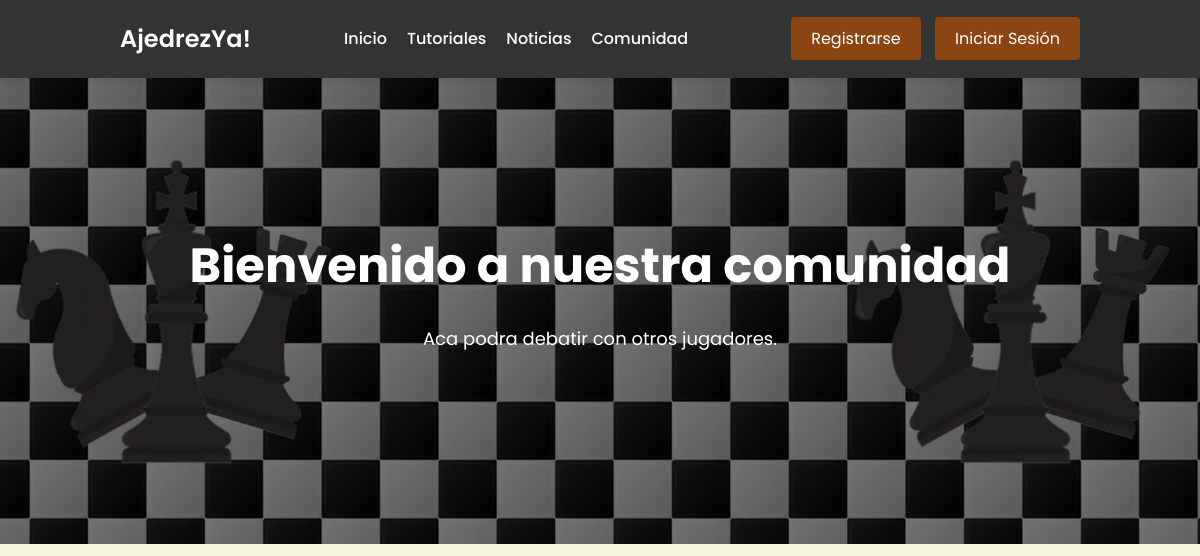
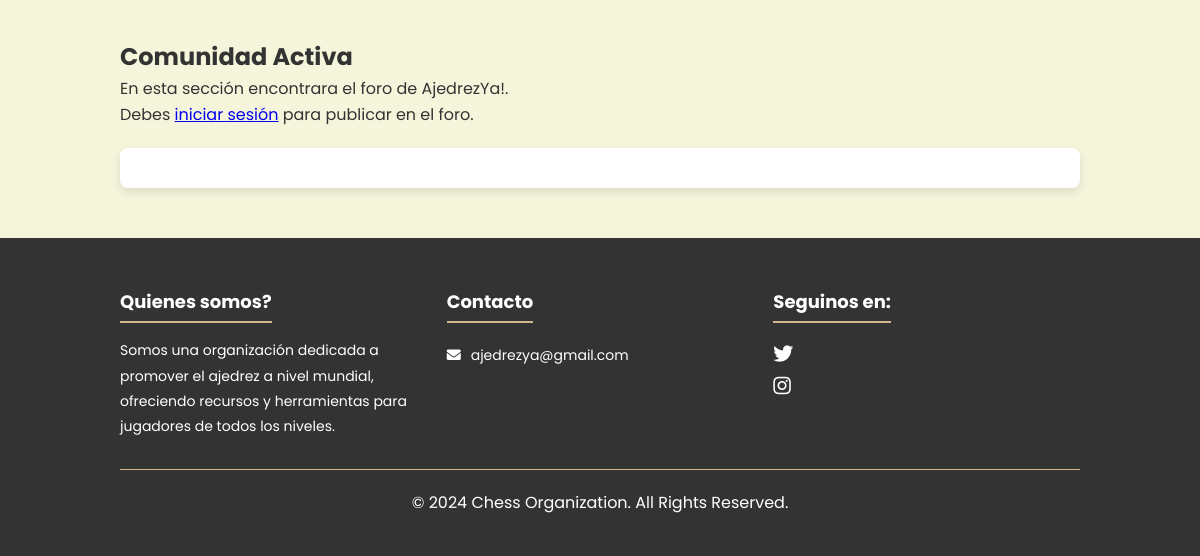
Before: /views/comunidad.php with the older database file (2 pictures, top to bottom).
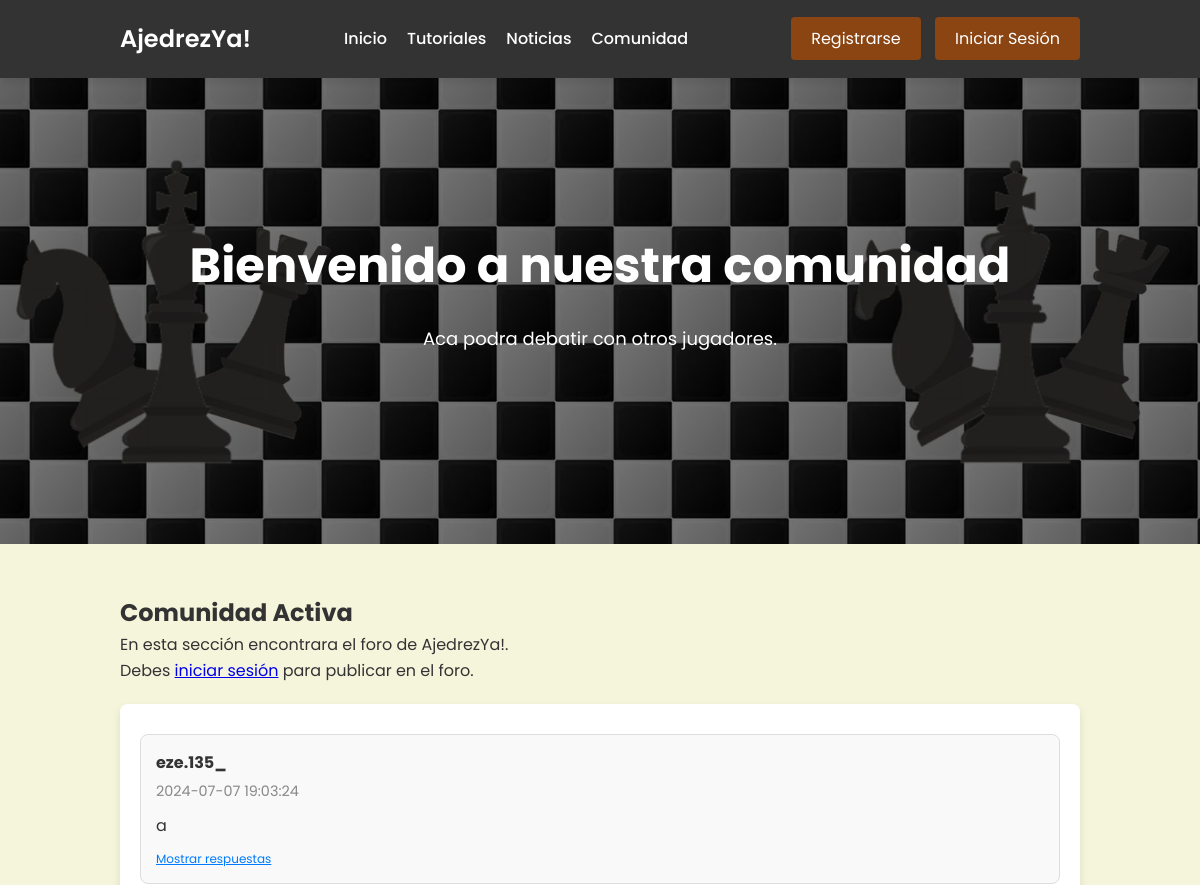
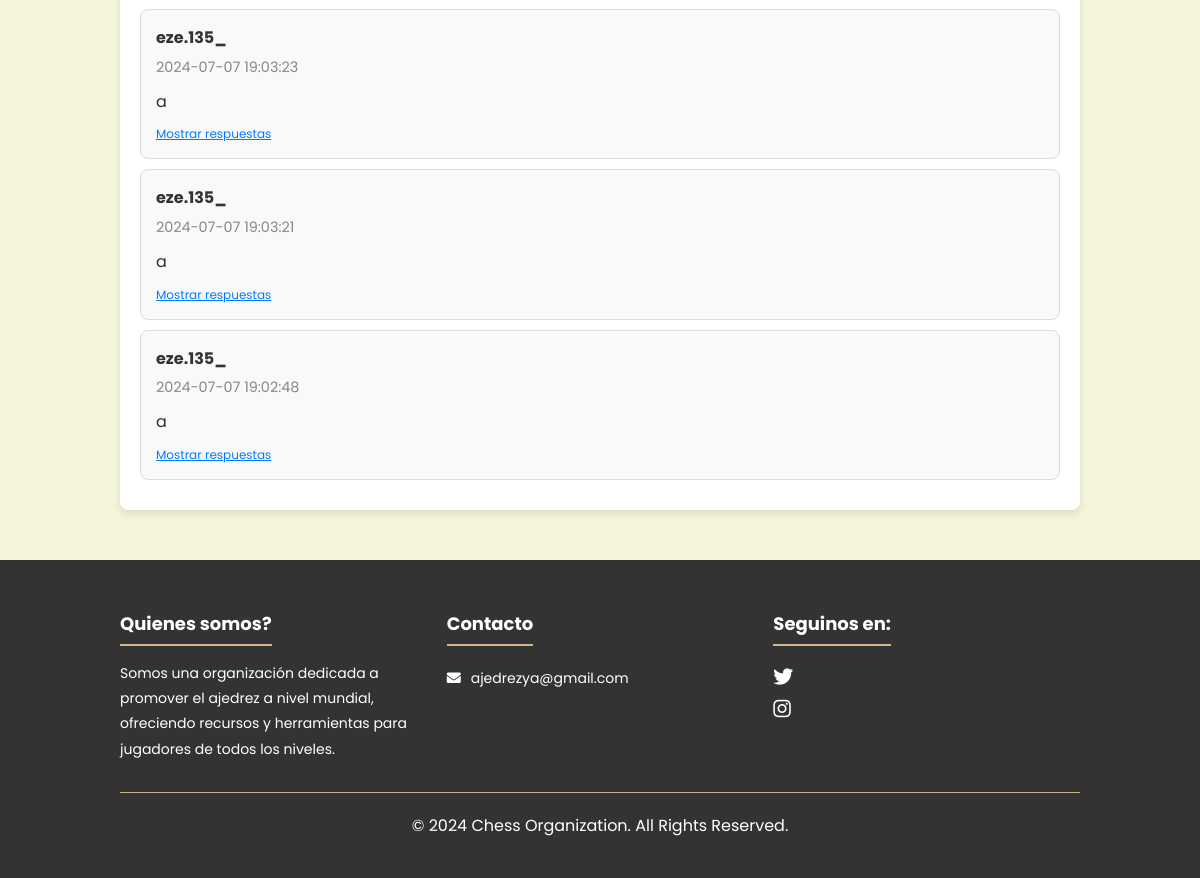
After: the same page with the newer database file (2 pictures, top to bottom).
### tables this page shows
CREATE TABLE `foro` (
  `id` int(11) NOT NULL,
  `usuario` varchar(255) DEFAULT NULL,
  `mensaje` text DEFAULT NULL,
  `fecha` timestamp NOT NULL DEFAULT current_timestamp(),
  `parent_id` int(11) DEFAULT NULL
);

### views/comunidad.php (the view, shortened to what this page needs)
<?php
include ('../includes/db.php');
?>
<!DOCTYPE html>
<html lang="es">
<head>
    <link rel="stylesheet" href="../css/home.css">
    <link rel="stylesheet" href="https://cdnjs.cloudflare.com/ajax/libs/font-awesome/5.15.4/css/all.min.css">
</head>
<body>
    <header>
        <div class="logo">AjedrezYa!</div>
        <nav>
            <ul>
                <li><a href="home.php">Inicio</a></li>
                <li><a href="tutoriales.php">Tutoriales</a></li>
                <li><a href="noticias.php">Noticias</a></li>
                <li><a href="comunidad.php">Comunidad</a></li>
            </ul>
        </nav>
        <?php if (!isset($_SESSION['username'])): ?>
            <div class="auth-buttons">
                <a href="register.php" class="auth-button">Registrarse</a>
                <a href="login.php" class="auth-button">Iniciar Sesión</a>
            </div>
        <?php else: ?>
            <div class="auth-buttons">
                <a href="../includes/logout.php" class="auth-button">Cerrar Sesión</a>
            </div>
        <?php endif; ?>
    </header>
    <main>
        <section class="hero">
            <div class="hero-content">
                <h1>Bienvenido a nuestra comunidad</h1>
                <p>Aca podra debatir con otros jugadores.</p>
            </div>
        </section>
        <section class="content">
            <h2>Comunidad Activa</h2>
            <p>En esta sección encontrara el foro de AjedrezYa!.</p>
            <?php if (isset($_SESSION['username'])): ?>
                <form method="post" action="">
                    <textarea name="mensaje" placeholder="Escribe tu mensaje aquí..." required></textarea>
                    <input type="hidden" name="parent_id" value="0">
                    <button type="submit">Publicar</button>
                </form>
            <?php else: ?>
                <p>Debes <a href="login.php">iniciar sesión</a> para publicar en el foro.</p>
            <?php endif; ?>
            <div class="foro-mensajes">
                <?php
                function displayMessages($parent_id = 0, $level = 0)
                {
                    global $conn;
                    $stmt = $conn->prepare("SELECT * FROM foro WHERE parent_id = ? ORDER BY fecha DESC");
                    $stmt->bind_param("i", $parent_id);
                    $stmt->execute();
                    $result = $stmt->get_result();
                    while ($row = $result->fetch_assoc()) {
                        echo "<div class='mensaje'>";
                        echo "<p class='usuario'>" . htmlspecialchars($row['usuario']) . "</p>";
                        echo "<p class='fecha'>" . $row['fecha'] . "</p>";
                        echo "<p class='contenido'>" . htmlspecialchars($row['mensaje']) . "</p>";
                        echo "<span class='mostrar-respuestas' onclick='toggleRespuestas(this)'>Mostrar respuestas</span>";
                        displayMessages($row['id'], $level + 1);
                        echo "</div>";
                    }
                }
                displayMessages();
                ?>
            </div>
        </section>
    </main>
    <footer>
        <div class="footer-content">
            <div class="footer-section footer-about">
                <h3>Quienes somos?</h3>
                <p>Somos una organización dedicada a promover el ajedrez a nivel mundial, ofreciendo recursos y
                    herramientas para jugadores de todos los niveles.</p>
            </div>
            <div class="footer-section footer-contact">
                <h3>Contacto</h3>
                <p><i class="fas fa-envelope"></i>ajedrezya@gmail.com</p>
            </div>
            <div class="footer-section footer-social">
                <h3>Seguinos en:</h3>
                <br>
                <a href="#"><i class="fab fa-twitter"></i></a>
                <br>
                <a href="#"><i class="fab fa-instagram"></i></a>
            </div>
        </div>
        <div class="footer-bottom">
            <p>&copy; 2024 Chess Organization. All Rights Reserved.</p>
        </div>
    </footer>
</body>
</html>

### css/home.css (style rules this page uses)
* { margin: 0; padding: 0; box-sizing: border-box; }
body { font-family: 'Poppins', sans-serif; line-height: 1.6; background-color: #f5f5dc; color: #333333; }
header { display: flex; justify-content: space-between; align-items: center; padding: 20px 10%; background-color: #333333; color: #ffffff; box-shadow: 0 4px 8px rgba(0, 0, 0, 0.1); position: sticky; top: 0; z-index: 1000; }
header .logo { font-size: 24px; font-weight: 600; }
header nav ul { list-style: none; display: flex; gap: 20px; }
header nav ul li a { color: #ffffff; text-decoration: none; font-weight: 500; transition: color 0.3s; }
header .auth-buttons a { margin-left: 10px; padding: 10px 20px; background-color: #8b4513; color: #ffffff; border: none; border-radius: 4px; cursor: pointer; text-decoration: none; transition: background-color 0.3s, transform 0.3s; }
.hero { background: url('../img/banner-ajedrez.jpg') no-repeat center center/cover; color: #ffffff; text-align: center; padding: 150px 10%; position: relative; }
.hero::before { content: ''; position: absolute; top: 0; left: 0; width: 100%; height: 100%; background-color: rgba(0, 0, 0, 0.5); z-index: 1; }
.hero .hero-content { position: relative; z-index: 2; }
.hero h1 { font-size: 48px; margin-bottom: 20px; animation: fadeInDown 1s ease-out; }
.hero p { font-size: 18px; margin-bottom: 40px; animation: fadeInUp 1s ease-out; }
section { padding: 50px 10%; }
footer { background-color: #333333; color: white; padding: 40px 10%; }
.footer-content { display: flex; flex-wrap: wrap; justify-content: space-between; gap: 20px; }
.footer-section { flex: 1 1 200px; margin: 10px 0; }
.footer-section h3 { margin-bottom: 15px; font-size: 18px; border-bottom: 2px solid #d2b48c; display: inline-block; padding-bottom: 5px; }
.footer-section p, .footer-section ul { font-size: 14px; line-height: 1.8; }
.footer-contact p { margin: 5px 0; }
.footer-contact p i { margin-right: 10px; }
.footer-social a { display: inline-block; margin-right: 15px; color: white; font-size: 20px; transition: color 0.3s, transform 0.3s; }
.footer-bottom { text-align: center; padding: 20px 0 0; border-top: 1px solid #d2b48c; margin-top: 20px; }
.foro-mensajes { margin-top: 20px; }
.mensaje { border-bottom: 1px solid #ccc; padding: 10px 0; }
.mensaje p { margin: 0; }
.mensaje span { font-size: 12px; color: #777; }

### views/comunidad.php (style rules this page uses)
.foro-mensajes { background-color: #ffffff; padding: 20px; border-radius: 8px; box-shadow: 0 4px 8px rgba(0, 0, 0, 0.1); margin-top: 20px; }
.foro-mensajes .mensaje { border: 1px solid #ddd; padding: 15px; margin: 10px 0; border-radius: 8px; background-color: #f9f9f9; position: relative; }
.foro-mensajes .mensaje .usuario { font-weight: bold; margin-bottom: 5px; }
.foro-mensajes .mensaje .fecha { font-size: 0.9em; color: #888; margin-bottom: 10px; }
.foro-mensajes .mensaje .contenido { margin-bottom: 10px; }
.foro-mensajes .mensaje .mostrar-respuestas { cursor: pointer; color: #007bff; text-decoration: underline; display: block; margin-top: 10px; }

Changed rows visible on the page:
added foro: usuario "eze.135_", fecha "2024-07-07 19:03:24", mensaje "a"
added foro: usuario "eze.135_", fecha "2024-07-07 19:03:23", mensaje "a"
added foro: usuario "eze.135_", fecha "2024-07-07 19:03:21", mensaje "a"
added foro: usuario "eze.135_", fecha "2024-07-07 19:02:48", mensaje "a"
